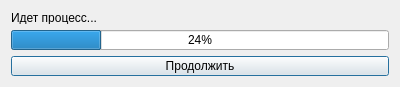
<?xml version="1.0" encoding="UTF-8"?>
<ui version="4.0">
 <class>Dialog_pros</class>
 <widget class="QDialog" name="Dialog_pros">
  <property name="geometry">
   <rect>
    <x>0</x>
    <y>0</y>
    <width>400</width>
    <height>87</height>
   </rect>
  </property>
  <property name="minimumSize">
   <size>
    <width>400</width>
    <height>87</height>
   </size>
  </property>
  <property name="maximumSize">
   <size>
    <width>400</width>
    <height>87</height>
   </size>
  </property>
  <property name="windowTitle">
   <string>Dialog</string>
  </property>
  <layout class="QGridLayout" name="gridLayout">
   <item row="1" column="0">
    <widget class="QProgressBar" name="progressBar">
     <property name="value">
      <number>24</number>
     </property>
    </widget>
   </item>
   <item row="2" column="0">
    <widget class="QPushButton" name="pushButton">
     <property name="text">
      <string>Продолжить</string>
     </property>
    </widget>
   </item>
   <item row="0" column="0">
    <widget class="QLabel" name="label">
     <property name="minimumSize">
      <size>
       <width>382</width>
       <height>13</height>
      </size>
     </property>
     <property name="maximumSize">
      <size>
       <width>382</width>
       <height>13</height>
      </size>
     </property>
     <property name="text">
      <string>Идет процесс...</string>
     </property>
    </widget>
   </item>
  </layout>
 </widget>
 <resources/>
 <connections/>
</ui>
